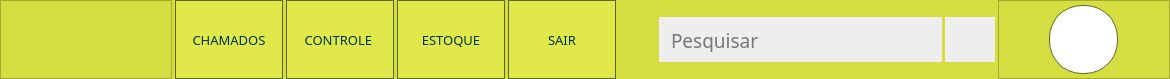
     <widget class="QFrame" name="frameBackMenu">
      <property name="minimumSize">
       <size>
        <width>0</width>
        <height>0</height>
       </size>
      </property>
      <property name="maximumSize">
       <size>
        <width>16777215</width>
        <height>79</height>
       </size>
      </property>
      <property name="styleSheet">
       <string notr="true">background-color: rgb(213, 222, 64);</string>
      </property>
      <property name="frameShape">
       <enum>QFrame::NoFrame</enum>
      </property>
      <property name="frameShadow">
       <enum>QFrame::Raised</enum>
      </property>
      <layout class="QHBoxLayout" name="horizontalLayout">
       <property name="spacing">
        <number>0</number>
       </property>
       <property name="leftMargin">
        <number>0</number>
       </property>
       <property name="topMargin">
        <number>0</number>
       </property>
       <property name="rightMargin">
        <number>0</number>
       </property>
       <property name="bottomMargin">
        <number>0</number>
       </property>
       <item>
        <widget class="QFrame" name="frame_menu">
         <property name="minimumSize">
          <size>
           <width>0</width>
           <height>79</height>
          </size>
         </property>
         <property name="maximumSize">
          <size>
           <width>1400</width>
           <height>79</height>
          </size>
         </property>
         <property name="toolTipDuration">
          <number>-1</number>
         </property>
         <property name="frameShape">
          <enum>QFrame::NoFrame</enum>
         </property>
         <property name="frameShadow">
          <enum>QFrame::Raised</enum>
         </property>
         <layout class="QHBoxLayout" name="horizontalLayout_2">
          <property name="spacing">
           <number>3</number>
          </property>
          <property name="leftMargin">
           <number>0</number>
          </property>
          <property name="topMargin">
           <number>0</number>
          </property>
          <property name="rightMargin">
           <number>0</number>
          </property>
          <property name="bottomMargin">
           <number>0</number>
          </property>
          <item>
           <widget class="QFrame" name="frame_logo">
            <property name="minimumSize">
             <size>
              <width>172</width>
              <height>79</height>
             </size>
            </property>
            <property name="maximumSize">
             <size>
              <width>172</width>
              <height>100</height>
             </size>
            </property>
            <property name="styleSheet">
             <string notr="true">background-image: url(:/icons/1x/logo75cm.png);
background-position:center;
background-repeat: no-repeat;
</string>
            </property>
            <property name="frameShape">
             <enum>QFrame::StyledPanel</enum>
            </property>
            <property name="frameShadow">
             <enum>QFrame::Raised</enum>
            </property>
           </widget>
          </item>
          <item>
           <widget class="QPushButton" name="pushButton_usuario">
            <property name="minimumSize">
             <size>
              <width>108</width>
              <height>79</height>
             </size>
            </property>
            <property name="maximumSize">
             <size>
              <width>151</width>
              <height>99</height>
             </size>
            </property>
            <property name="font">
             <font>
              <family>Asap</family>
              <pointsize>10</pointsize>
             </font>
            </property>
            <property name="styleSheet">
             <string notr="true">QPushButton {
	background-color: rgb(224, 233, 73);
	color: rgb(0, 53, 62);
	border:1px solid rgb(94, 104, 28);
}
QPushButton:hover {
	background-color: rgb(230, 238, 68);
	border:1px solid rgb(0, 53, 62);
}

QPushButton:pressed {
	background-color: rgb(94, 104, 28);
	color: rgb(255, 255, 255);
}</string>
            </property>
            <property name="text">
             <string>CHAMADOS</string>
            </property>
           </widget>
          </item>
          <item>
           <widget class="QPushButton" name="pushButton_perfil">
            <property name="minimumSize">
             <size>
              <width>108</width>
              <height>79</height>
             </size>
            </property>
            <property name="maximumSize">
             <size>
              <width>151</width>
              <height>99</height>
             </size>
            </property>
            <property name="font">
             <font>
              <family>Asap</family>
              <pointsize>10</pointsize>
             </font>
            </property>
            <property name="styleSheet">
             <string notr="true">QPushButton {
	background-color: rgb(224, 233, 73);
	color: rgb(0, 53, 62);
	border:1px solid rgb(94, 104, 28);
}
QPushButton:hover {
	background-color: rgb(230, 238, 68);
	border:1px solid rgb(0, 53, 62);
}

QPushButton:pressed {
	background-color: rgb(94, 104, 28);
	color: rgb(255, 255, 255);
}</string>
            </property>
            <property name="text">
             <string>CONTROLE </string>
            </property>
           </widget>
          </item>
          <item>
           <widget class="QPushButton" name="pushButton_sair">
            <property name="minimumSize">
             <size>
              <width>108</width>
              <height>79</height>
             </size>
            </property>
            <property name="maximumSize">
             <size>
              <width>151</width>
              <height>99</height>
             </size>
            </property>
            <property name="font">
             <font>
              <family>Asap</family>
              <pointsize>10</pointsize>
             </font>
            </property>
            <property name="styleSheet">
             <string notr="true">QPushButton {
	background-color: rgb(224, 233, 73);
	color: rgb(0, 53, 62);
	border:1px solid rgb(94, 104, 28);
}
QPushButton:hover {
	background-color: rgb(230, 238, 68);
	border:1px solid rgb(0, 53, 62);
}

QPushButton:pressed {
	background-color: rgb(94, 104, 28);
	color: rgb(255, 255, 255);
}</string>
            </property>
            <property name="text">
             <string>ESTOQUE</string>
            </property>
           </widget>
          </item>
          <item>
           <widget class="QPushButton" name="pushButton">
            <property name="minimumSize">
             <size>
              <width>108</width>
              <height>79</height>
             </size>
            </property>
            <property name="font">
             <font>
              <family>Asap</family>
              <pointsize>10</pointsize>
             </font>
            </property>
            <property name="styleSheet">
             <string notr="true">QPushButton {
	background-color: rgb(224, 233, 73);
	color: rgb(0, 53, 62);
	border:1px solid rgb(94, 104, 28);
}
QPushButton:hover {
	background-color: rgb(230, 238, 68);
	border:1px solid rgb(0, 53, 62);
}

QPushButton:pressed {
	background-color: rgb(94, 104, 28);
	color: rgb(255, 255, 255);
}</string>
            </property>
            <property name="text">
             <string>SAIR</string>
            </property>
           </widget>
          </item>
          <item>
           <spacer name="horizontalSpacer">
            <property name="orientation">
             <enum>Qt::Horizontal</enum>
            </property>
            <property name="sizeHint" stdset="0">
             <size>
              <width>40</width>
              <height>20</height>
             </size>
            </property>
           </spacer>
          </item>
          <item>
           <widget class="QLineEdit" name="lineEdit_pesquisar">
            <property name="minimumSize">
             <size>
              <width>283</width>
              <height>45</height>
             </size>
            </property>
            <property name="maximumSize">
             <size>
              <width>490</width>
              <height>45</height>
             </size>
            </property>
            <property name="font">
             <font>
              <family>Asap</family>
              <pointsize>14</pointsize>
             </font>
            </property>
            <property name="styleSheet">
             <string notr="true">QLineEdit {
	background-color: rgb(238, 238, 238);
	border: none;
	padding: 10px;
	coloc:rgb(77, 77, 77)
}
QLineEdit:hover {
	background-color: rgb(243, 243, 243);
}</string>
            </property>
            <property name="text">
             <string/>
            </property>
            <property name="maxLength">
             <number>32</number>
            </property>
            <property name="placeholderText">
             <string>Pesquisar</string>
            </property>
           </widget>
          </item>
          <item>
           <widget class="QPushButton" name="pushButton_pesquisar">
            <property name="minimumSize">
             <size>
              <width>50</width>
              <height>45</height>
             </size>
            </property>
            <property name="maximumSize">
             <size>
              <width>50</width>
              <height>45</height>
             </size>
            </property>
            <property name="styleSheet">
             <string notr="true">QPushButton {
	background-image: url(:/icons/1x/Prancheta 136.png);
	background-position:center;
	background-repeat: no-repeat;
	background-color: rgb(238, 238, 238);
	border: none;
}
QPushButton:hover {
	
	background-image: url(:/icons/1x/pesquisarhover.png);
	background-color: rgb(243, 243, 243);
}
QPushButton:pressed {
	background-color: rgb(226, 226, 226);
}</string>
            </property>
            <property name="text">
             <string/>
            </property>
           </widget>
          </item>
          <item>
           <widget class="QFrame" name="frame_foto">
            <property name="minimumSize">
             <size>
              <width>172</width>
              <height>79</height>
             </size>
            </property>
            <property name="maximumSize">
             <size>
              <width>79</width>
              <height>79</height>
             </size>
            </property>
            <property name="styleSheet">
             <string notr="true"/>
            </property>
            <property name="frameShape">
             <enum>QFrame::StyledPanel</enum>
            </property>
            <property name="frameShadow">
             <enum>QFrame::Raised</enum>
            </property>
            <layout class="QGridLayout" name="gridLayout">
             <property name="leftMargin">
              <number>0</number>
             </property>
             <property name="topMargin">
              <number>0</number>
             </property>
             <property name="rightMargin">
              <number>0</number>
             </property>
             <property name="bottomMargin">
              <number>0</number>
             </property>
             <property name="spacing">
              <number>0</number>
             </property>
             <item row="0" column="0">
              <widget class="QFrame" name="frame_4">
               <property name="minimumSize">
                <size>
                 <width>69</width>
                 <height>69</height>
                </size>
               </property>
               <property name="maximumSize">
                <size>
                 <width>69</width>
                 <height>69</height>
                </size>
               </property>
               <property name="styleSheet">
                <string notr="true">background-color: rgb(255, 255, 255);
border:1px solid rgb(94, 104, 28);
border-radius: 33px;</string>
               </property>
               <property name="frameShape">
                <enum>QFrame::StyledPanel</enum>
               </property>
               <property name="frameShadow">
                <enum>QFrame::Raised</enum>
               </property>
              </widget>
             </item>
            </layout>
           </widget>
          </item>
         </layout>
        </widget>
       </item>
      </layout>
     </widget>
